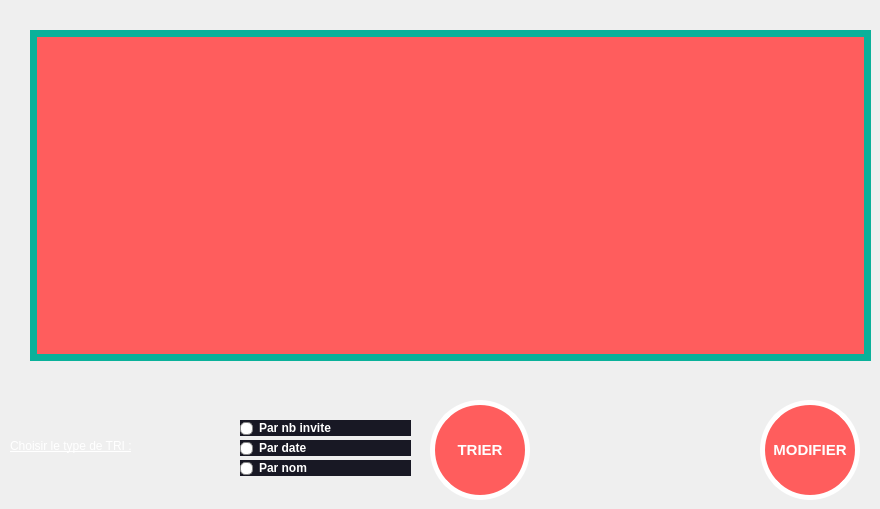
         <widget class="QWidget" name="page_3">
          <widget class="QTableView" name="tableView_EV">
           <property name="geometry">
            <rect>
             <x>30</x>
             <y>30</y>
             <width>841</width>
             <height>331</height>
            </rect>
           </property>
           <property name="minimumSize">
            <size>
             <width>0</width>
             <height>0</height>
            </size>
           </property>
           <property name="sizeIncrement">
            <size>
             <width>0</width>
             <height>0</height>
            </size>
           </property>
           <property name="cursor" stdset="0">
            <cursorShape>PointingHandCursor</cursorShape>
           </property>
           <property name="mouseTracking">
            <bool>false</bool>
           </property>
           <property name="tabletTracking">
            <bool>false</bool>
           </property>
           <property name="autoFillBackground">
            <bool>false</bool>
           </property>
           <property name="styleSheet">
            <string notr="true">/*-----QTableView-----*/

QTableView
{
    background-color: rgb(255, 93,93);
    border: 7px solid #0ab19a;
    color: #f0f0f0;
    gridline-color: #232939;
    outline : 0;

}


QTableView::disabled
{
    background-color: #242526;
    border: 1px solid #32414B;
    color: #656565;
    gridline-color: #656565;
    outline : 0;

}
QTableView::item
{
font-size: 13px;
font-weight: bold;
color: white;


}

QTableView::item:hover 
{
    background-color: #606060;
    color: #f0f0f0;

}


QTableView::item:selected 
{
	background-color: #0ab19a;
    color: #F0F0F0;

}


QTableView::item:selected:disabled
{
    background-color: #1a1b1c;
    border: 2px solid #525251;
    color: #656565;

}

QScrollBar:vertical 
{
    background-color: transparent;
    width: 8px;
    margin: 0;

}

/*-----QScrollBar-----*/
QScrollBar::handle:vertical 
{
    border: none;
	min-height: 100px;
    background-color: #56576c;

}


QScrollBar::add-line:vertical, 
QScrollBar::sub-line:vertical,
QScrollBar::add-page:vertical, 
QScrollBar::sub-page:vertical 
{
    height: 0px;
    background-color: transparent;

}</string>
           </property>
           <attribute name="horizontalHeaderCascadingSectionResizes">
            <bool>false</bool>
           </attribute>
           <attribute name="horizontalHeaderDefaultSectionSize">
            <number>180</number>
           </attribute>
          </widget>
          <widget class="QPushButton" name="pushButton_modifier_vrai">
           <property name="geometry">
            <rect>
             <x>760</x>
             <y>400</y>
             <width>100</width>
             <height>100</height>
            </rect>
           </property>
           <property name="minimumSize">
            <size>
             <width>100</width>
             <height>100</height>
            </size>
           </property>
           <property name="styleSheet">
            <string notr="true">QPushButton{ 
background-color: #FF5D5D;
 border-style: solid;
 border-width:5px;
 border-radius:50px;
 border-color:white ;
 max-width:80px;
 max-height:80px;
 min-width:80px;
 min-height:80px;

color: #ffffff;
	font-size: 15px;
	font-weight: bold;

	padding: 5px;
}
QPushButton::hover
{
background-color: white;
border-color: #FF5D5D;
	color: #FF5D5D; 
}
QPushButton::pressed
{background-color: qlineargradient(stop:0 rgba(0, 207, 179, 255),stop:1 rgba(70, 255, 230, 255));

	color: black; 

}</string>
           </property>
           <property name="text">
            <string>MODIFIER</string>
           </property>
           <property name="icon">
            <iconset>
             <normaloff>../../../../../Downloads/system-update.png</normaloff>../../../../../Downloads/system-update.png</iconset>
           </property>
          </widget>
          <widget class="QRadioButton" name="radioButton_date">
           <property name="geometry">
            <rect>
             <x>240</x>
             <y>440</y>
             <width>171</width>
             <height>16</height>
            </rect>
           </property>
           <property name="styleSheet">
            <string notr="true">QRadioButton {
background-color:rgb(24,24,36);
color: white;
font:bold;
}

QRadioButton::indicator {
width: 11px;
height: 11px;
border-radius: 5px;
}

QRadioButton::indicator::unchecked{ 
border: 1px solid; 
border-color: rgb(132,132,132);
border-radius: 5px;
background-color: white; 
width: 11px; 
height: 11px; 
}

QRadioButton::indicator::checked{ 
border: 3px solid; 
border-color: white;
border-radius: 6px;
background-color: #FF5D5D; 
width: 7px; 
height: 7px; 
}</string>
           </property>
           <property name="text">
            <string>Par date</string>
           </property>
          </widget>
          <widget class="QRadioButton" name="radioButton_nb_inv">
           <property name="geometry">
            <rect>
             <x>240</x>
             <y>420</y>
             <width>171</width>
             <height>16</height>
            </rect>
           </property>
           <property name="styleSheet">
            <string notr="true">QRadioButton {
background-color:rgb(24,24,36);
color: white;
font:bold;
}

QRadioButton::indicator {
width: 11px;
height: 11px;
border-radius: 5px;
}

QRadioButton::indicator::unchecked{ 
border: 1px solid; 
border-color: rgb(132,132,132);
border-radius: 5px;
background-color: white; 
width: 11px; 
height: 11px; 
}

QRadioButton::indicator::checked{ 
border: 3px solid; 
border-color: white;
border-radius: 6px;
background-color:#FF5D5D; 
width: 7px; 
height: 7px; 
}</string>
           </property>
           <property name="text">
            <string>Par nb invite</string>
           </property>
          </widget>
          <widget class="QLabel" name="label_7">
           <property name="geometry">
            <rect>
             <x>10</x>
             <y>420</y>
             <width>221</width>
             <height>51</height>
            </rect>
           </property>
           <property name="styleSheet">
            <string notr="true">color: rgb(255, 255, 255);
font: 700 12pt &quot;Segoe UI&quot;;
text-decoration: underline;</string>
           </property>
           <property name="text">
            <string>Choisir le type de TRI :</string>
           </property>
          </widget>
          <widget class="QRadioButton" name="radioButton_nom">
           <property name="geometry">
            <rect>
             <x>240</x>
             <y>460</y>
             <width>171</width>
             <height>16</height>
            </rect>
           </property>
           <property name="styleSheet">
            <string notr="true">QRadioButton {
background-color:rgb(24,24,36);
color: white;
font:bold;
}

QRadioButton::indicator {
width: 11px;
height: 11px;
border-radius: 5px;
}

QRadioButton::indicator::unchecked{ 
border: 1px solid; 
border-color: rgb(132,132,132);
border-radius: 5px;
background-color: white; 
width: 11px; 
height: 11px; 
}

QRadioButton::indicator::checked{ 
border: 3px solid; 
border-color: white;
border-radius: 6px;
background-color: #FF5D5D; 
width: 7px; 
height: 7px; 
}</string>
           </property>
           <property name="text">
            <string>Par nom</string>
           </property>
          </widget>
          <widget class="QPushButton" name="pushButton_trier_vrai">
           <property name="geometry">
            <rect>
             <x>430</x>
             <y>400</y>
             <width>100</width>
             <height>100</height>
            </rect>
           </property>
           <property name="minimumSize">
            <size>
             <width>100</width>
             <height>100</height>
            </size>
           </property>
           <property name="maximumSize">
            <size>
             <width>100</width>
             <height>100</height>
            </size>
           </property>
           <property name="styleSheet">
            <string notr="true">QPushButton{ 
background-color: #FF5D5D;
 border-style: solid;
 border-width:5px;
 border-radius:50px;
 border-color:white ;
 max-width:80px;
 max-height:80px;
 min-width:80px;
 min-height:80px;

color: #ffffff;
	font-size: 15px;
	font-weight: bold;

	padding: 5px;
}
QPushButton::hover
{
background-color: white;
border-color: #FF5D5D;
	color: #FF5D5D; 
}
QPushButton::pressed
{background-color: qlineargradient(stop:0 rgba(0, 207, 179, 255),stop:1 rgba(70, 255, 230, 255));

	color: black; 

}</string>
           </property>
           <property name="text">
            <string>TRIER</string>
           </property>
          </widget>
         </widget>
